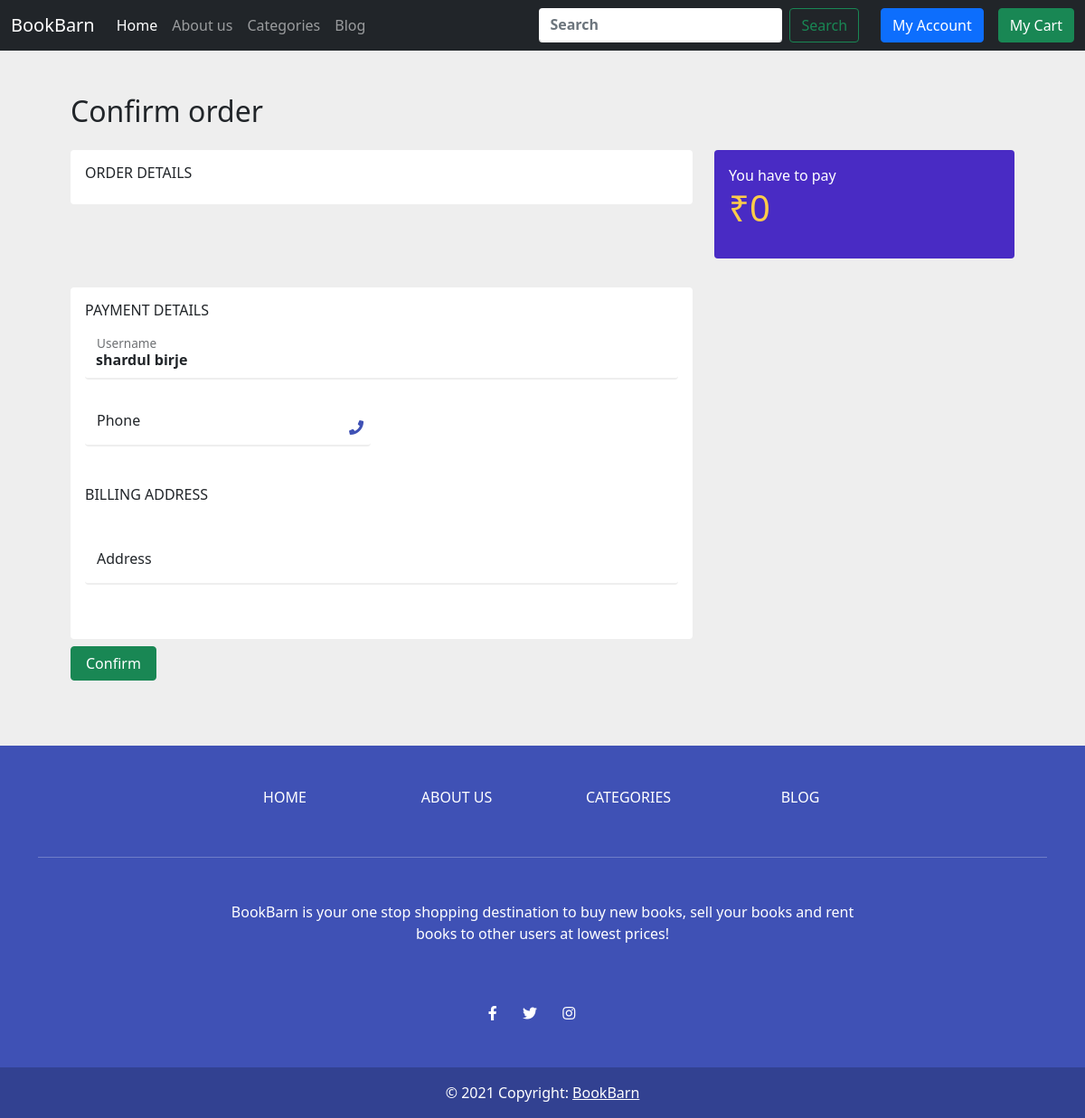
The page /checkout.php (signed in) on the database as committed earlier.
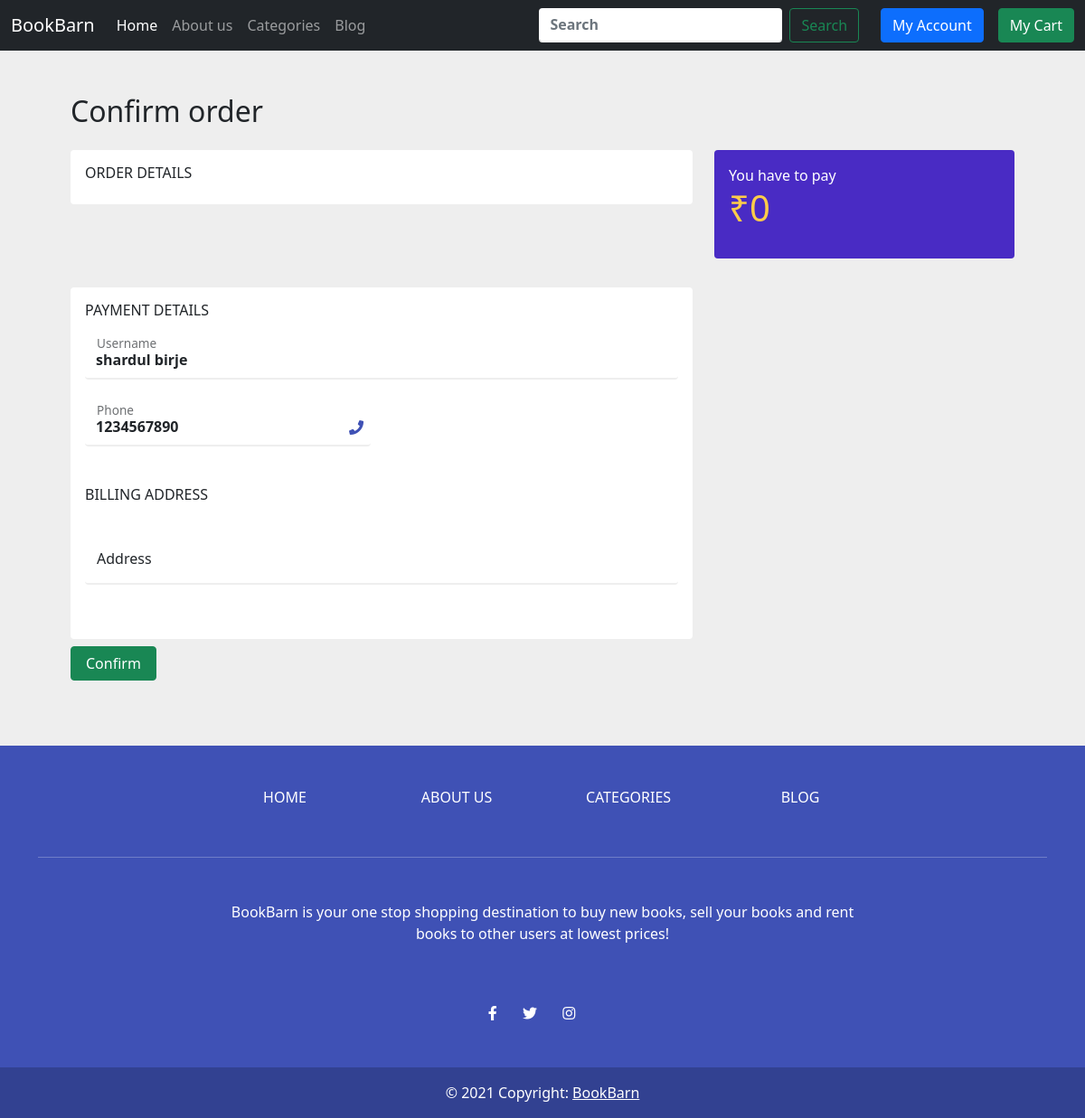
The same page on the database as committed later.
### tables this page shows
CREATE TABLE `customer` (
  `username` text NOT NULL,
  `email` varchar(50) NOT NULL,
  `password` varchar(20) NOT NULL,
  `phone` int(10) DEFAULT NULL,
  `address` varchar(100) DEFAULT NULL,
  `userid` int(11) NOT NULL
);

### checkout.php (the view, shortened to what this page needs)
<?php
	require './PHP/connect.php';
	require './PHP/common_files.php';
	$final_price=0;
?>
<!DOCTYPE html>
<html lang="en">
<head>
	<link rel="stylesheet" href="./CSS/checkout.css">
</head>
<body>
	<?php
		require './PHP/header.php';
	 ?>
	 <div class="container my-5 px-5">
	     <div class="mb-4">
	         <h2>Confirm order</h2>
	     </div>
	     <div class="row mb-3">
	     	<div class="col-md-8">
	     		<div class="card p-3">
	     			<h6>ORDER DETAILS</h6>
	     		</div>
	     	</div>
	     	<div class="col-md-4">
	             <div class="card card-blue p-3 text-white mb-3"> <span>You have to pay</span>
	                 <div class="d-flex flex-row align-items-end mb-3">
	                     <h1 class="mb-0 yellow">&#8377;<?php echo $final_price; ?></h1>
	                 </div>
	             </div>
	         </div>
	     </div>
	     <div class="row">
	         <div class="col-md-8">
	             <div class="card p-3">
	                 <h6 class="text-uppercase">Payment details</h6>
	                 <?php
				     	$sql_user = "SELECT * FROM customer WHERE  userid=". $_SESSION['userid'];
			            if($result_user = mysqli_query($connection, $sql_user)){
			                while ($row_user = mysqli_fetch_array($result_user, MYSQLI_ASSOC)) {
			                	echo'
	                		    	<div class="form-floating">
	                		    		<input type="text" name="username" class="form-control" required="required" value="'.$row_user["username"].'" placeholder="Username">
		                		    	<label for="username">Username</label>
		                		    </div>
		                		    <div class="row">
		                		        <div class="col-md-6">
		                		            <div class="inputbox form-floating mt-3 mr-2">
		                		            	<input type="text" name="phone" class="form-control" required="required" value="'.$row_user["phone"].'" placeholder="Phone"> <i class="fa fa-phone mt-3"></i>
		                		            	<label for="phone">Phone</label>
		                		            </div>
		                		        </div>
		                		    </div>
		                		    <div class="mt-4 mb-4">
		                		        <h6 class="text-uppercase">Billing Address</h6>
		                		        <div class="row mt-3">
		                		            <div class="col-md">
		                		                <div class="inputbox form-floating mt-3 mr-2">
		                		                	<input type="text" name="address" class="form-control" required="required" placeholder="Address"
		                		                		value="'.$row_user["address"].'"
		                		                	>
		                		                	<label for="address">Address</label>
		                		                </div>
		                		            </div>
		                		        </div>
		                		    </div>
		                		</div>
		                		<form method="POST" class="mt-2 mb-4 d-flex justify-content-between">
		                			<button class="btn btn-success px-3" type="submit" name="confirm_order">Confirm</button> </form>
			                	';
			                }
			            }
				     ?>
	         </div>
	     </div>
	</div>
	 <?php
	 	require './PHP/footer.php';
	 ?>
</body>
</html>

### PHP/common_files.php (shortened to what this page needs)
<!DOCTYPE html>
<html lang="en">
<head>
	<link href="./bootstrap-5.0.2-dist/css/bootstrap.min.css" rel="stylesheet">
    <link rel="stylesheet" href="https://cdnjs.cloudflare.com/ajax/libs/font-awesome/5.15.4/css/all.min.css" />
</head>
<body>
</body>
</html>

### PHP/header.php (shortened to what this page needs)
<?php
echo'
<nav class="navbar navbar-expand-lg navbar-dark bg-dark sticky-top">
          <div class="container-fluid">
            <a class="navbar-brand" href="./index.php">BookBarn</a>
            <div class="collapse navbar-collapse" id="navbarSupportedContent">
              <ul class="navbar-nav me-auto mb-2 mb-lg-0">
                <li class="nav-item">
                  <a class="nav-link active" aria-current="page" href="./index.php">Home</a>
                </li>
                <li class="nav-item">
                  <a class="nav-link" href="./aboutus.php">About us</a>
                </li>
                <li class="nav-item">
                  <a class="nav-link" href="./categories.php">Categories</a>
                </li>
                <li class="nav-item">
                  <a class="nav-link" href="./Blog/index.html">Blog</a>
                </li>
              </ul>
              <div class="d-flex">
                <input class="form-control me-2" id="search-value" type="search" placeholder="Search" aria-label="Search">
                <button class="btn btn-outline-success"  id="search-button">Search</button>
              </div>'
              .(!(isset($_SESSION["userid"]))?'
              </a>':'
              <a href="./account.php" class="btn btn-primary ms-4">
                  My Account
              </a>
              <a href="./cart.php" class="btn btn-success ms-3">
                  My Cart
              </a>
              ').'
            </div>
          </div>
        </nav>';
 ?>

### PHP/footer.php
<?php
	echo'
	<div class="mt-5 w-100">
     <footer class="text-center text-white" style="background-color: #3f51b5">
       <div class="container">
         <section class="mt-5">
           <div class="row text-center d-flex justify-content-center pt-5">
             <div class="col-md-2">
               <h6 class="text-uppercase font-weight-bold">
                 <a href="./index.php" class="text-white text-decoration-none">Home</a>
               </h6>
             </div>
             <div class="col-md-2">
               <h6 class="text-uppercase font-weight-bold">
                 <a href="./aboutus.php" class="text-white text-decoration-none">About us</a>
               </h6>
             </div>
             <div class="col-md-2">
               <h6 class="text-uppercase font-weight-bold">
                 <a href="./categories.php" class="text-white text-decoration-none">Categories</a>
               </h6>
             </div>
             <div class="col-md-2">
               <h6 class="text-uppercase font-weight-bold">
                 <a href="./Blog/index.html" class="text-white text-decoration-none">Blog</a>
               </h6>
             </div>
         </section>
         <hr class="my-5" />
         <section class="mb-5">
           <div class="row d-flex justify-content-center">
             <div class="col-lg-8">
               <p>
                 BookBarn is your one stop shopping destination to buy new books, sell your books and rent books to other users at lowest prices!
               </p>
             </div>
           </div>
         </section>
         <section class="text-center mb-5">
           <a href="" class="text-white text-decoration-none me-4">
             <i class="fab fa-facebook-f"></i>
           </a>
           <a href="" class="text-white text-decoration-none me-4">
             <i class="fab fa-twitter"></i>
           </a>
           <a href="" class="text-white text-decoration-none me-4">
             <i class="fab fa-instagram"></i>
           </a>
         </section>
       </div>
       <div
            class="text-center p-3"
            style="background-color: rgba(0, 0, 0, 0.2)"
            >
         © 2021 Copyright:
         <a class="text-white" href="./index.php">
         BookBarn
         </a>
       </div>
     </footer>
   </div>';
?>

### CSS/checkout.css (style rules this page uses)
body { background-color: #eee }
.card { border: none }
.form-control { border-bottom: 2px solid #eee !important; border: none; font-weight: 600 }
.inputbox { position: relative; margin-bottom: 20px; width: 100% }
.inputbox i { position: absolute; top: 13px; right: 8px; transition: 0.5s; color: #3F51B5 }
.card-blue { background-color: #492bc4 }
.yellow { color: #fdcc49 }

Rows that differ between the two databases and show on the page:
changed customer "shardul birje": phone (not shown) → "1234567890"
